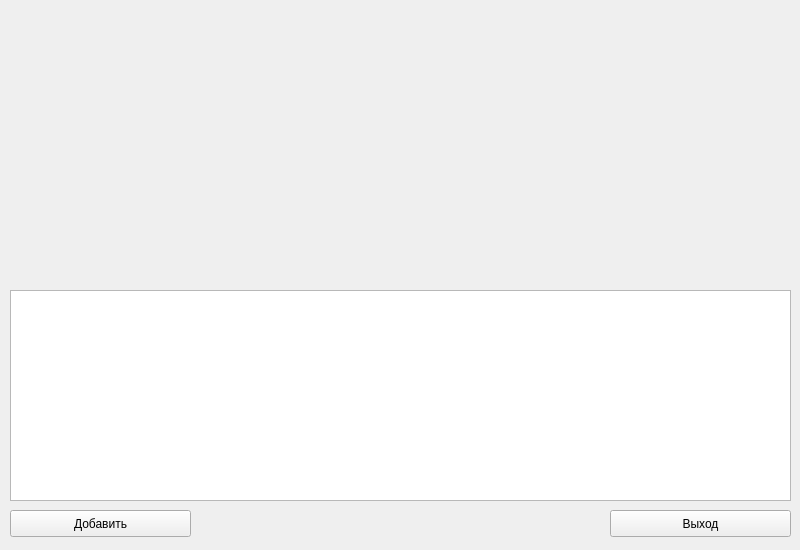
<?xml version="1.0" encoding="UTF-8"?>
<ui version="4.0">
 <class>Form</class>
 <widget class="QWidget" name="Form">
  <property name="geometry">
   <rect>
    <x>0</x>
    <y>0</y>
    <width>800</width>
    <height>550</height>
   </rect>
  </property>
  <property name="minimumSize">
   <size>
    <width>800</width>
    <height>550</height>
   </size>
  </property>
  <property name="maximumSize">
   <size>
    <width>800</width>
    <height>550</height>
   </size>
  </property>
  <property name="windowTitle">
   <string>Form</string>
  </property>
  <widget class="QTableWidget" name="tableWidget">
   <property name="geometry">
    <rect>
     <x>10</x>
     <y>290</y>
     <width>781</width>
     <height>211</height>
    </rect>
   </property>
  </widget>
  <widget class="QPushButton" name="add_product">
   <property name="geometry">
    <rect>
     <x>10</x>
     <y>510</y>
     <width>181</width>
     <height>27</height>
    </rect>
   </property>
   <property name="text">
    <string>Добавить</string>
   </property>
  </widget>
  <widget class="QPushButton" name="exit">
   <property name="geometry">
    <rect>
     <x>610</x>
     <y>510</y>
     <width>181</width>
     <height>27</height>
    </rect>
   </property>
   <property name="text">
    <string>Выход</string>
   </property>
  </widget>
 </widget>
 <resources/>
 <connections/>
</ui>
